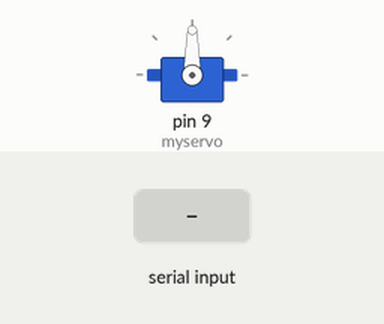
Simulated run of this sketch. Board: Arduino Uno, built with avr-gcc and run on an emulated ATmega328P. Parts: servo. The test bench sets the inputs (shaded band).

Above: at 1.2 s.
1.3 s: "90,45\n" received over Serial
At 2.3 s:
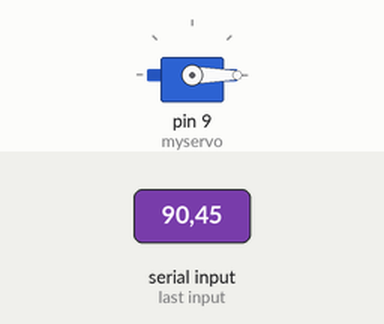
2.8 s: "30,150\n" received over Serial
At 3.5 s:
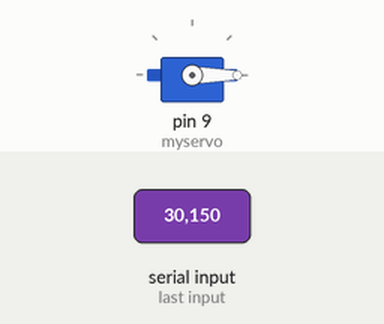
4.3 s: "200\n" received over Serial
At 5.7 s:
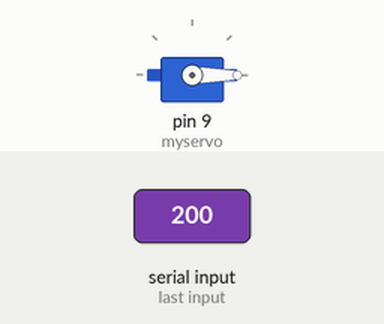
Timing chart, 0 to 7.3 s (numbered marks = the images above; inputs shaded):
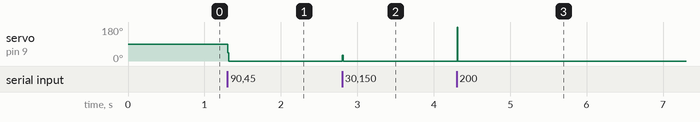

Measured:
- after the input at 1.3 s, servo on pin 9 (myservo): 90° → 0° at once
- after the input at 2.8 s, servo on pin 9 (myservo): 0° → 30° at once, → 0° 0.01 s later
- after the input at 4.3 s, servo on pin 9 (myservo): 0° → 180° at once, → 0° 0.01 s later

The sketch:

pyserialtest2.ino
```cpp
#include <Servo.h>

Servo myservo;

int val;

void setup() {
  // initialize serial communication:
  myservo.attach(9);

  Serial.begin(9600);
  Serial.setTimeout(10);

  // initialize the LED pin as an output:
  //pinMode(ledPin, OUTPUT);
}

void loop() {
  // see if there's incoming serial data:
  if (Serial.available()) {
    // read the oldest byte in the serial buffer:
    val = Serial.parseInt();

    myservo.write(val);
  }
}
```
